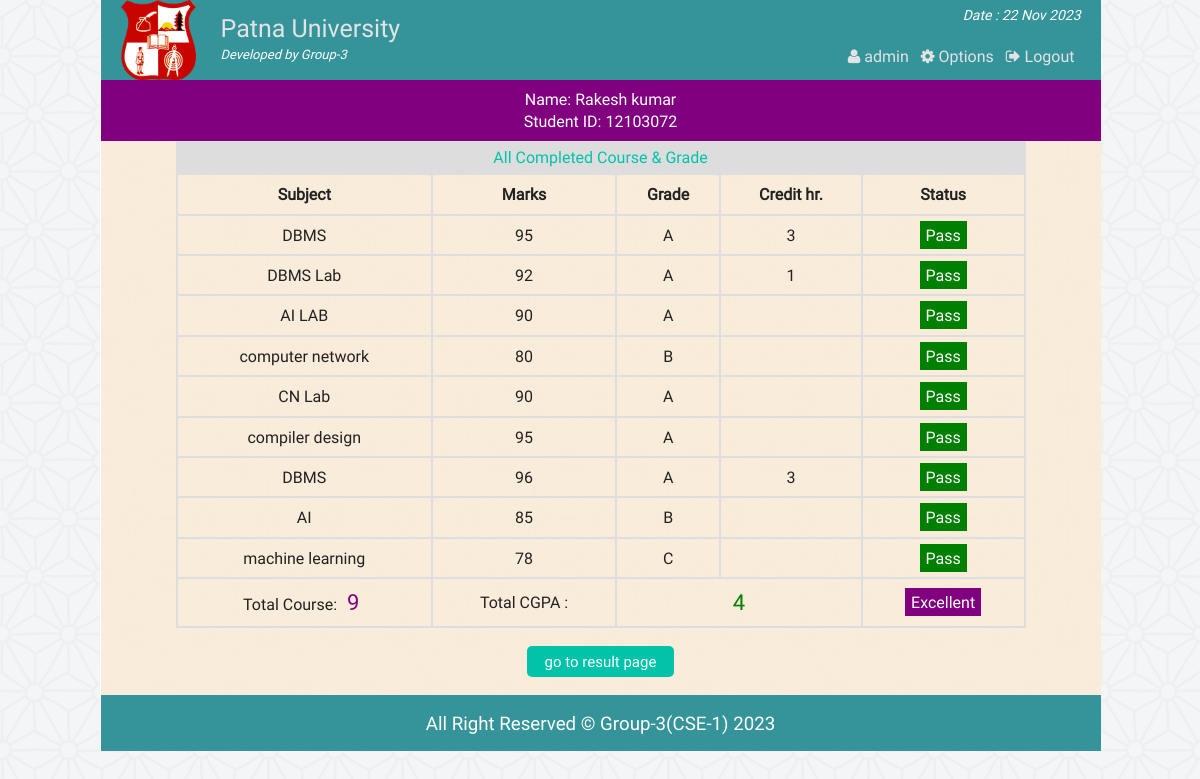
Screenshot of /view_cgpa.php?vr=12103072&vn=Rakesh kumar (signed in) with the database file from the repository.
### tables this page shows
CREATE TABLE IF NOT EXISTS `result` (
  `id` int(11) NOT NULL AUTO_INCREMENT,
  `st_id` int(11) NOT NULL,
  `marks` int(5) NOT NULL,
  `sub` varchar(50) NOT NULL,
  `semester` varchar(20) NOT NULL,
  PRIMARY KEY (`id`)
);

### php/functions.php (called while the page is built, shortened)
<?php
class login_registration_class{
	public function view_cgpa($stid){
		global $conn;
		$sql = "select * from result where st_id='$stid'";
		$result = $conn->query($sql);
		return $result;
	}
};
?>

### view_cgpa.php (the view, shortened to what this page needs)
<?php
	require "php/config.php";
	require_once "php/functions.php";
	$user = new login_registration_class();
	if(isset($_REQUEST['vr'])){
		$stid = $_REQUEST['vr'];
		$name = $_REQUEST['vn'];
	}
?>
<?php
include "php/headertop_admin.php";
?>
<div class="all_student fix">
		<?php
		function credit_hour($x){
			if($x=="DBMS") return 3;
			elseif($x == "DBMS Lab") return 1;
			elseif($x == "Mathematics") return 4;
			elseif($x == "Programming") return 3;
			elseif($x == "Programming Lab") return 1;
			elseif($x == "English") return 4;
			elseif($x == "Physics") return 3;
			elseif($x == "Chemistry") return 3;
			elseif($x == "Psychology") return 3;
		}
		function grade_point($gd){
			if($gd<60) return 0;
			elseif($gd>=60 && $gd<70) return 1;
			elseif($gd>=70 && $gd<80) return 2;
			elseif($gd>=80 && $gd<90) return 3;
			elseif($gd>=90 && $gd<=100) return 4;
		}
		?>
		<div>
	<p style="text-align:center;color:#fff;background:purple;margin:0;padding:8px;"><?php echo "Name: ".$name."<br>Student ID: " . $stid; ?></p>
	</div>
	<p style='text-align:center;background:#ddd;color:#01C3AA;padding:5px;width:84%;margin:0 auto'>All Completed Course & Grade</p>
	<?php
			$i=0;
			$ch = 0;
			$gp = 0;
				$get_result = $user->view_cgpa($stid);
				if($get_result && ($get_result->num_rows)>0){
			?>
				<table class="tab_two" style="text-align:center;width:85%;margin:0 auto">
					<th>Subject</th>
					<th>Marks</th>
					<th>Grade</th>
					<th>Credit hr.</th>
					<th>Status</th>
		<?php
				while($rows = $get_result->fetch_assoc()){
				$i++;
				$ch = $ch + credit_hour($rows['sub']);
		?>
			<tr>
				<td><?php echo $rows['sub']; ?></td>
				<td><?php echo $rows['marks']; ?></td>
				<td>
				<?php
					$mark = $rows['marks'];
					if($mark<60){echo "F";}
					elseif($mark>=60 && $mark<70){echo "D";}
					elseif($mark>=70 && $mark<80){echo "C";}
					elseif($mark>=80 && $mark<90){echo "B";}
					elseif($mark>=90 && $mark<=100){echo "A";}
					$gp = $gp + (credit_hour($rows['sub']) * grade_point($rows['marks']));
				?>
				</td>
				<td><?php echo credit_hour($rows['sub']); ?></td>
				<td>
				<?php
					$stat = $rows['marks'];
					if($stat<60){
						echo "<span style='background:red;padding:3px 11px;color:#fff;'>Fail</span>";
					}elseif($stat>=60 && $stat<70){
						echo "<span style='background:yellow'>Retake</span>";
					}else{
						echo "<span style='background:green;padding:3px 6px;color:#fff;'>Pass</span>";
					}
				?>
				</td>
			</tr>
			<?php } ?>
			<tr>
			<td><?php echo "Total Course: <span style='color:#800080;padding:3px 6px;font-size:22px'>".$i."</span>"; ?></td>
				<td colspan="1">Total CGPA : </td>
				<td colspan="2">
				<?php
				$sg = $gp/$ch;
				echo "<span style='color:green;padding:3px 6px;font-size:22px'>" . round($sg,2) . "</span>"; ?>
				</td>
				<td>
					<?php
						if($sg>=3.5){
							echo "<span style='background:purple;padding:3px 6px;color:#fff;'>Excellent";
						}elseif($sg>=3.0 && $sg<3.5){
							echo "<span style='background:green;padding:3px 6px;color:#fff;'>Good";
						}elseif($sg>=2.5 && $sg<3.0){
							echo "<span style='background:gray;padding:3px 6px;color:#fff;'>Average";
						}else{
							echo "<span style='background:red;padding:3px 6px;color:#fff;'>Probation";
						}
					?>
				</td>
			</tr>
		</table>
		<?php
			}
			else{
				echo  "<p style='color:red;text-align:center'>Nothing Found</p>";
				}
		?>
		<div class="back fix">
			<p style="text-align:center"><a href="view_result.php?vr=<?php echo $stid?>&vn=<?php echo $name?>"><button class="editbtn">go to result page</button></a></p>
		</div>
</div>
<?php include "php/footerbottom.php";?>

### css/main.css (style rules this page uses)
html { color: #222; font-size: 1em; line-height: 1.4; }
a { text-decoration: none; }
.fix { overflow: hidden; }
body { font-family: roboto !important; background: url(../img/ptrn.png) repeat fixed; }
.st_reg th, td { padding: 8px; }
.editbtn { background-color: #01C3AA; border: none; border-radius: 5px; color: white; padding: 5px 18px; text-align: center; text-decoration: none; display: inline-block; font-size: 15px; margin: 2px 1px; cursor: pointer; }
.all_student { min-height: 450px; }
table.att_tab tr, td, th { border: 2px solid #ddd; border-collapse: collapse; padding: 8px; }

### rows the page displays
result: sub "DBMS", marks "95", shows "A", sub "3", shows "Pass"
result: sub "DBMS Lab", marks "92", shows "A", sub "1", shows "Pass"
result: sub "AI LAB", marks "90", shows "Pass"
result: sub "computer network", marks "80", shows "B", shows "Pass"
result: sub "CN Lab", marks "90", shows "A", shows "Pass"
result: sub "compiler design", marks "95", shows "A", shows "Pass"
result: sub "DBMS", marks "96", shows "A", sub "3", shows "Pass"
result: sub "AI", marks "85", shows "B", shows "Pass"
result: sub "machine learning", marks "78", shows "C", shows "Pass"

### other values shown
$admin_name "admin"
$name "Rakesh kumar"
$stid "12103072"
$i "9"
$sg "4"
